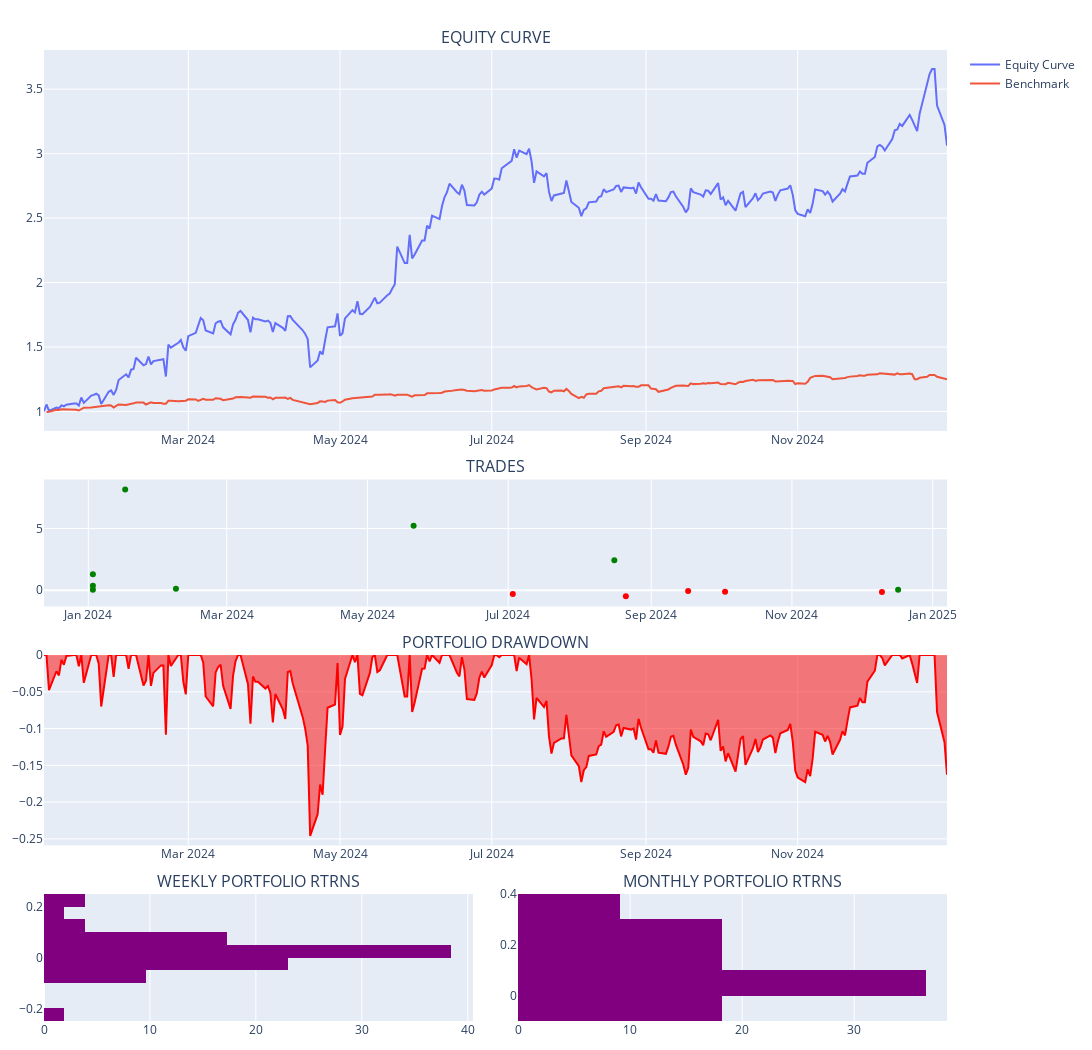

Write notebook code for a chart like this one.
### Code cell
evb_backtest.portfolio.plot_portfolio()

### Figure 1 — Plotly figure (JSON) as saved in the notebook; plotly's stock layout.template omitted (floating-point values rounded to 4 significant figures; data arrays with more than 128 entries replaced by an {"elided": "..."} marker saying what was removed)
{"data": [{"name": "Equity Curve", "showlegend": true, "type": "scatter", "x": {"elided": "260 str values"}, "xaxis": "x", "y": {"elided": "260 float values"}, "yaxis": "y"}, {"name": "Benchmark", "showlegend": true, "type": "scatter", "x": {"elided": "260 str values"}, "xaxis": "x", "y": {"elided": "260 float values"}, "yaxis": "y"}, {"customdata": [3, 3, 11, 19, 3, 9, 14, 10, 6, 3, 4, 3, 125], "hovertemplate": "<b>%{text}</b><br><br>Date: %{x}<br>Size: %{customdata}<br>PnL: %{y}<br>", "marker": {"color": ["green", "green", "green", "green", "green", "green", "red", "green", "red", "red", "red", "red", "green"]}, "mode": "markers", "name": "Ticker", "showlegend": false, "text": ["BA", "AMD", "COST", "NVDA", "AMZN", "AAPL", "TSLA", "TSLA", "SBUX", "COST", "META", "AMZN", "NVDA"], "type": "scatter", "x": ["2024-01-03T00:00:00", "2024-01-03T00:00:00", "2024-01-03T00:00:00", "2024-01-17T00:00:00", "2024-02-08T00:00:00", "2024-05-21T00:00:00", "2024-07-03T00:00:00", "2024-08-16T00:00:00", "2024-08-21T00:00:00", "2024-09-17T00:00:00", "2024-10-03T00:00:00", "2024-12-10T00:00:00", "2024-12-17T00:00:00"], "xaxis": "x2", "y": [0.02389, 0.3627, 1.287, 8.149, 0.1241, 5.219, -0.3203, 2.42, -0.5023, -0.06088, -0.12, -0.1454, 0.02332], "yaxis": "y2"}, {"fill": "tozeroy", "line": {"color": "red"}, "name": "Drawdown", "showlegend": false, "type": "scatter", "x": {"elided": "260 str values"}, "xaxis": "x3", "y": {"elided": "260 float values"}, "yaxis": "y3"}, {"histnorm": "percent", "marker": {"color": "purple"}, "showlegend": false, "type": "histogram", "xaxis": "x4", "y": [null, 0.04875, 0.01321, -0.008505, 0.1762, 0.1388, -0.01841, 0.07521, 0.05907, 0.02769, 0.01549, 0.07686, -0.03646, -0.0172, 0.01503, -0.2155, 0.2312, 0.04225, 0.01844, 0.0513, 0.236, -0.02708, 0.136, 0.0984, -0.05985, 0.03103, 0.07626, 0.04718, -0.05302, -0.06525, -0.01902, -0.0009987, 0.03003, 0.01372, 0.0002301, -0.03755, 0.01253, 0.01216, -0.005281, -0.01991, -0.01845, 0.04066, 0.009585, -0.06743, 0.07469, -0.03439, 0.07393, 0.03764, 0.03255, 0.06309, 0.0298, 0.01864, -0.09227], "yaxis": "y4"}, {"histnorm": "percent", "marker": {"color": "purple"}, "showlegend": false, "type": "histogram", "xaxis": "x5", "y": [null, 0.3037, 0.1658, 0.02638, 0.2597, 0.2095, 0.04094, -0.01907, 0.01195, -0.07601, 0.1437, 0.04523], "yaxis": "y5"}], "layout": {"annotations": [{"font": {"size": 16}, "showarrow": false, "text": "EQUITY CURVE", "x": 0.5, "xanchor": "center", "xref": "paper", "y": 1.0, "yanchor": "bottom", "yref": "paper"}, {"font": {"size": 16}, "showarrow": false, "text": "TRADES", "x": 0.5, "xanchor": "center", "xref": "paper", "y": 0.5577, "yanchor": "bottom", "yref": "paper"}, {"font": {"size": 16}, "showarrow": false, "text": "PORTFOLIO DRAWDOWN", "x": 0.5, "xanchor": "center", "xref": "paper", "y": 0.3769, "yanchor": "bottom", "yref": "paper"}, {"font": {"size": 16}, "showarrow": false, "text": "WEEKLY PORTFOLIO RTRNS", "x": 0.2375, "xanchor": "center", "xref": "paper", "y": 0.1308, "yanchor": "bottom", "yref": "paper"}, {"font": {"size": 16}, "showarrow": false, "text": "MONTHLY PORTFOLIO RTRNS", "x": 0.7625, "xanchor": "center", "xref": "paper", "y": 0.1308, "yanchor": "bottom", "yref": "paper"}], "height": 1050, "hovermode": "x unified", "margin": {"b": 20, "l": 15, "r": 15, "t": 50}, "paper_bgcolor": "WHITE", "width": 1200, "xaxis": {"anchor": "y", "domain": [0, 1]}, "xaxis2": {"anchor": "y2", "domain": [0, 1]}, "xaxis3": {"anchor": "y3", "domain": [0, 1]}, "xaxis4": {"anchor": "y4", "domain": [0, 0.475]}, "xaxis5": {"anchor": "y5", "domain": [0.525, 1]}, "yaxis": {"anchor": "x", "domain": [0.6077, 1.0]}, "yaxis2": {"anchor": "x2", "domain": [0.4269, 0.5577]}, "yaxis3": {"anchor": "x3", "domain": [0.1808, 0.3769]}, "yaxis4": {"anchor": "x4", "domain": [0, 0.1308]}, "yaxis5": {"anchor": "x5", "domain": [0, 0.1308]}}}
